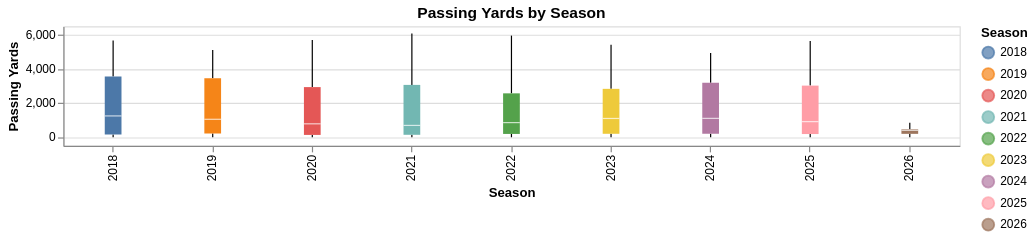

The notebook cell saved with this chart:
### Code cell
# boxplot for passing yards by season
boxplot_passing_yards = (
    alt.Chart(qb_season_agg).mark_boxplot().encode(
        x=alt.X('season:N', title='Season'),
        y=alt.Y('passing_yards:Q', title='Passing Yards'),
        color=alt.Color('season:N', title='Season')
    )
    .properties(
        width = 750,
        height = 100,
        title = 'Passing Yards by Season'
    )
)

boxplot_passing_yards

### Figure 1 — Vega-Lite specification as saved in the notebook (floating-point values rounded to 4 significant figures; data arrays with more than 128 entries replaced by an {"elided": "..."} marker saying what was removed)
{"config": {"view": {"continuousWidth": 300, "continuousHeight": 300}}, "data": {"name": "data-4b98a551a63730e5349c17fd993602c9"}, "mark": {"type": "boxplot"}, "encoding": {"color": {"field": "season", "title": "Season", "type": "nominal"}, "x": {"field": "season", "title": "Season", "type": "nominal"}, "y": {"field": "passing_yards", "title": "Passing Yards", "type": "quantitative"}}, "height": 100, "title": "Passing Yards by Season", "width": 750, "$schema": "https://vega.github.io/schema/vega-lite/v6.4.1.json", "datasets": {"data-4b98a551a63730e5349c17fd993602c9": {"elided": "681 records"}}}
